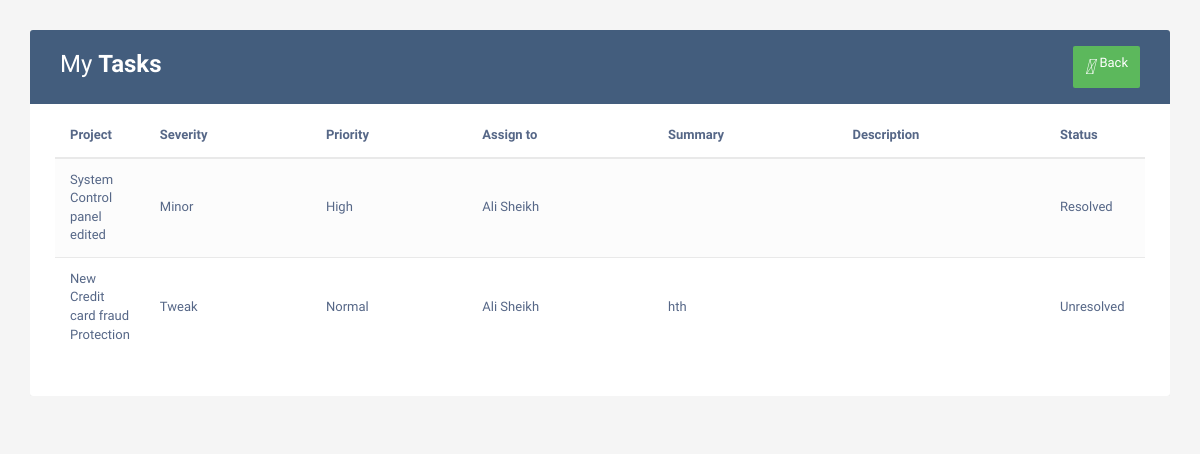
/tasks/sheikh121 (signed in), run on the app's committed database.
### home/models.py (models this page shows, shortened)
class Bug(models.Model):
    project = models.CharField(max_length=122,null=True)
    Severity = models.CharField(max_length=122,null=True)
    Priority = models.CharField(max_length=122,null=True)
    Assign = models.CharField(max_length=122,null=True)
    Summary = models.TextField(null=True)
    Desc = models.TextField(null=True)
    date = models.DateField()
    Image = models.FileField(upload_to='file')
    status = models.CharField(max_length=50,default='Unresolved')
    created = models.DateTimeField(auto_now_add = True)
    ended = models.DateField(null=True,blank=True)
    timetaken = models.CharField(max_length=50,null=True,blank=True)
    reportedby = models.CharField(max_length=50)
    resolvedby = models.CharField(max_length=100,blank=True,null=True)

### home/views.py (the view)
# urls.py: path('tasks/<str:username>',views.displaytasks,name='Display task'),
@login_required
def displaytasks(request,username):
    user = User.objects.get(username = username)
    full_name = user.first_name+" "+user.last_name
    bugs = Bug.objects.filter(Assign = full_name)
    return render(request,'task.html',{'bugs':bugs})

### templates/task.html (shortened to what this page needs)
<!DOCTYPE html>
<html lang="en">
<head>
<link rel="stylesheet" href="https://maxcdn.bootstrapcdn.com/font-awesome/4.7.0/css/font-awesome.min.css">
<link rel="stylesheet" href="https://maxcdn.bootstrapcdn.com/bootstrap/3.3.7/css/bootstrap.min.css">
</head>
<body>
    <div class="container">
        <div class="table-responsive">
            <div class="table-wrapper">
                <div class="table-title">
                    <div class="row">
                        <div class="col-xs-6">
                            <h2>My <b>Tasks</b></h2>
                        </div>
                        <div class="col-xs-6">
                            <a href="/back" class="btn btn-success" data-toggle="modal"><i>&#xE147;</i> <span>Back</span></a>
                        </div>
                    </div>
                </div>
                <table class="table table-striped table-hover">
                    <thead>
                        <tr>
                            <th>Project</th>
                            <th>Severity</th>
                            <th>Priority</th>
                            <th>Assign to</th>
                            <th>Summary</th>
                            <th>Description</th>
                            <th>Status</th>
                        </tr>
                    </thead>
                    <tbody>
                        {% for item in bugs %}
                        <tr>
                            <td> {{item.project}} </td>
                            <td> {{item.Severity}} </td>
                            <td> {{item.Priority}} </td>
                            <td> {{item.Assign}} </td>
                            <td> {{item.Summary}} </td>
                            <td> {{item.Desc}} </td>
                            <td> {{item.status}} </td>
                        </tr>
                        {% endfor %}
                    </tbody>
                </table>
            </div>
        </div>
    </div>
</body>

### templates/task.html (style rules this page uses)
body { color: #566787; background: #f5f5f5; font-family: 'Varela Round', sans-serif; font-size: 13px; }
.table-responsive { margin: 30px 0; }
.table-wrapper { min-width: 1000px; background: #fff; padding: 20px 25px; border-radius: 3px; box-shadow: 0 1px 1px rgba(0,0,0,.05); }
.table-title { padding-bottom: 15px; background: #435d7d; color: #fff; padding: 16px 30px; margin: -20px -25px 10px; border-radius: 3px 3px 0 0; }
.table-title h2 { margin: 5px 0 0; font-size: 24px; }
.table-title .btn { color: #fff; float: right; font-size: 13px; border: none; min-width: 50px; border-radius: 2px; border: none; outline: none !important; margin-left: 10px; }
.table-title .btn i { float: left; font-size: 21px; margin-right: 5px; }
.table-title .btn span { float: left; margin-top: 2px; }
table.table tr th, table.table tr td { border-color: #e9e9e9; padding: 12px 15px; vertical-align: middle; }
table.table tr th:first-child { width: 60px; }
table.table tr th:last-child { width: 100px; }
table.table-striped tbody tr:nth-of-type(odd) { background-color: #fcfcfc; }

### data on the page
Bug: project "System Control panel edited", Severity "Minor", Priority "High", Assign "Ali Sheikh", status "Resolved"
Bug: project "New Credit card fraud Protection", Severity "Tweak", Priority "Normal", Assign "Ali Sheikh", Summary "hth", status "Unresolved"
